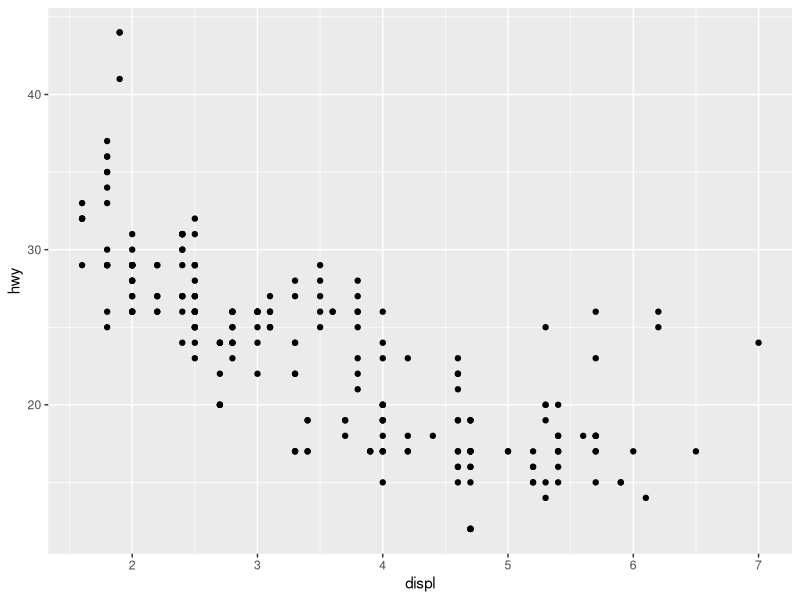
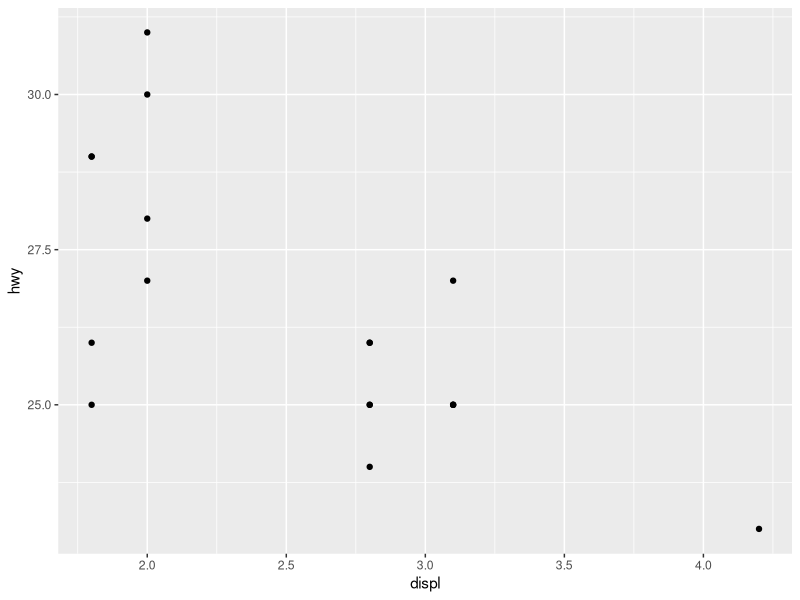
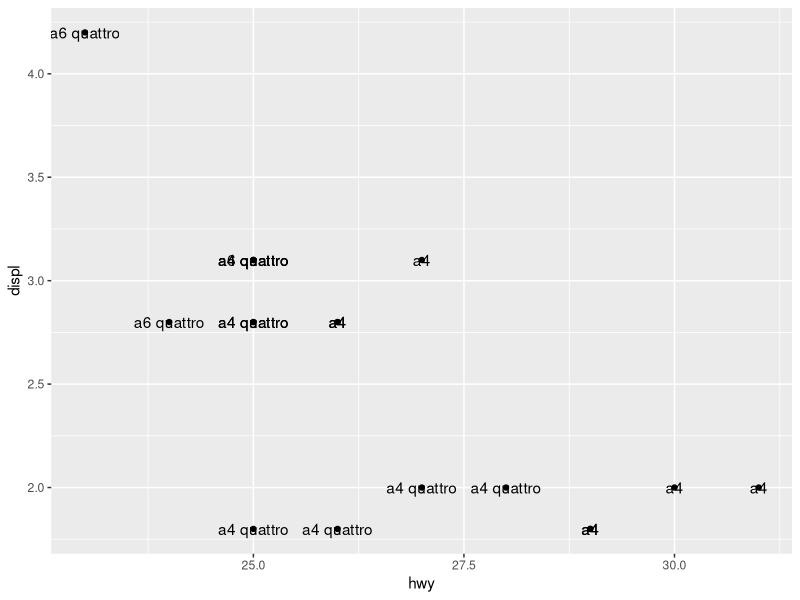
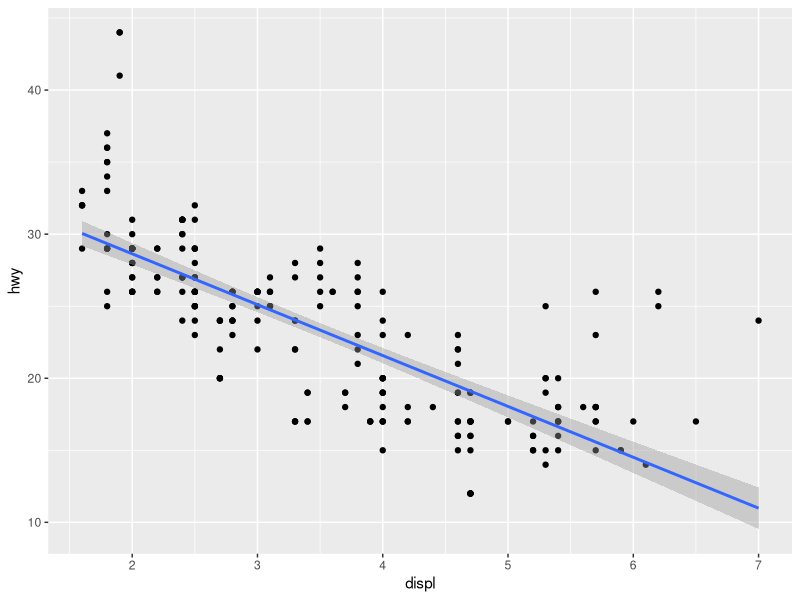
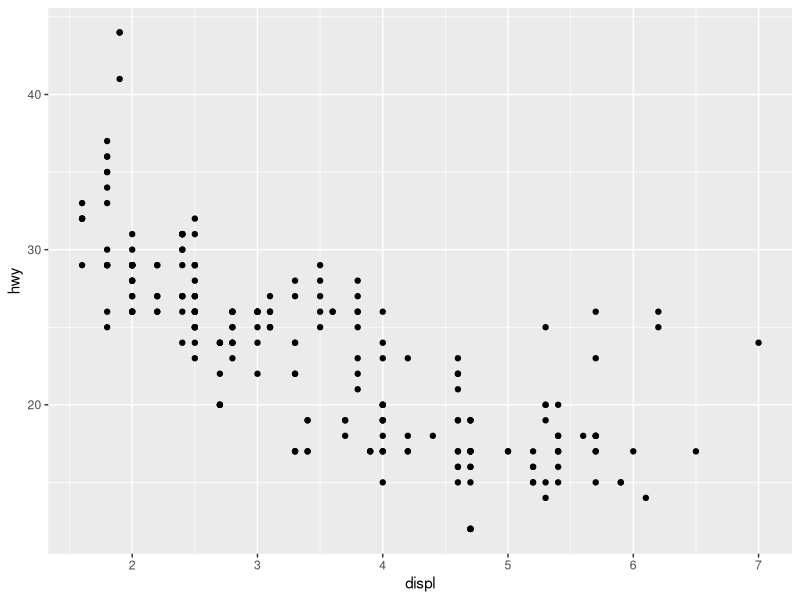
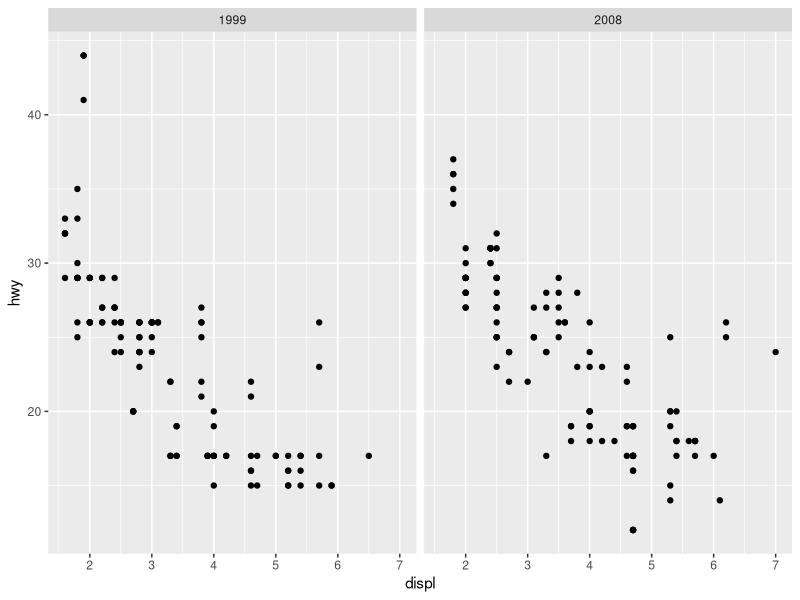
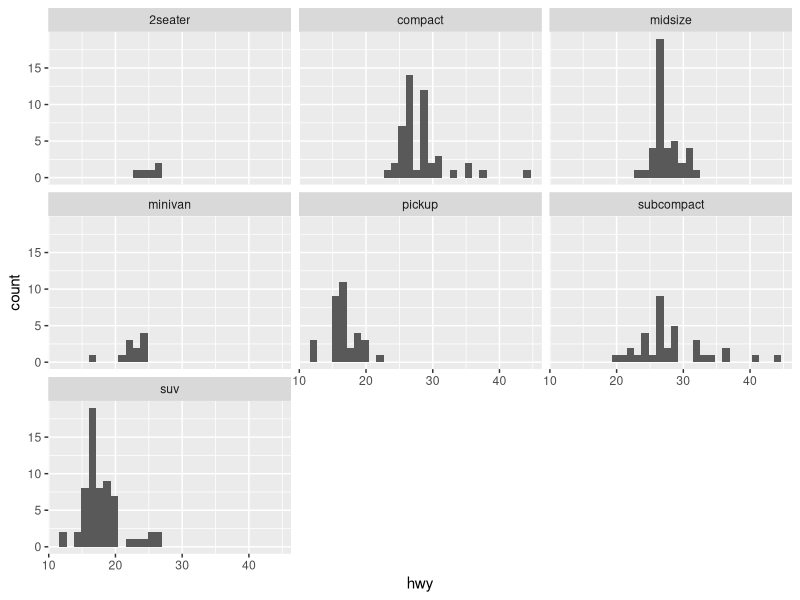
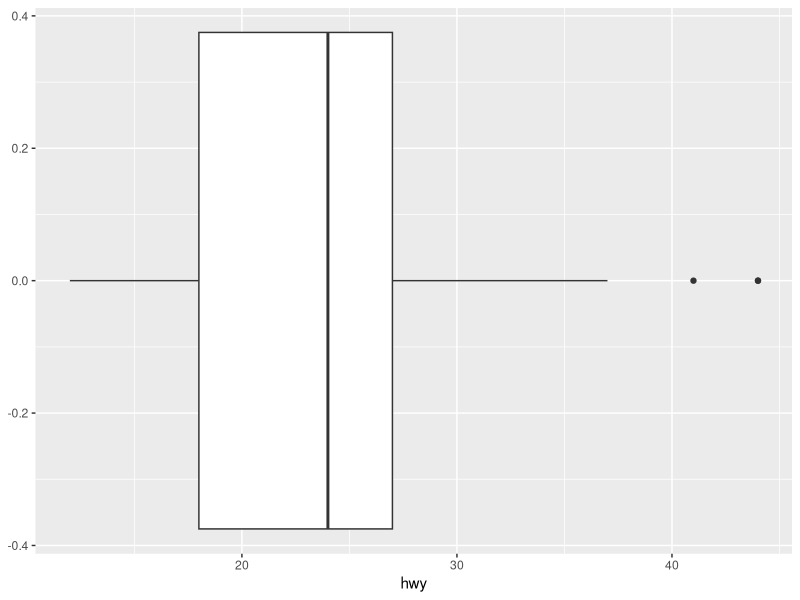

The R source for these figures, in order:
## ---- chunk 1
knitr::opts_chunk$set(echo = TRUE, error = TRUE)
## ---- chunk 2
library(tidyverse)
## ---- chunk 3
mpg
## ---- chunk 4
ggplot(data = mpg, aes(x = displ, y = hwy)) +
  geom_point()
## ---- chunk 5
audi = filter(mpg, manufacturer == 'audi')

ggplot(data = audi, aes(x = displ, y = hwy)) +
  geom_point()
## ---- chunk 6
ggplot(data = audi, aes(hwy, displ)) +
  geom_point() +
  geom_text(aes(label = model))
## ---- chunk 7
ggplot(data = mpg, aes(x = displ, y = hwy)) +
  geom_point() +
  geom_smooth(method = 'lm')
## ---- chunk 8
ggplot(data = mpg, aes(x = displ, y = hwy)) +
  geom_point()
## ---- chunk 9
ggplot(data = mpg, aes(x = displ, y = hwy)) +
  geom_point() +
  facet_wrap(~ year)
## ---- chunk 10
ggplot(data = mpg) +
  geom_histogram(aes(x = hwy)) +
  facet_wrap(~ class)
## ---- chunk 11
ggplot(data = mpg) +
  geom_boxplot(aes(x = hwy))
## ---- chunk 12
ggplot(data = mpg, aes(x = displ, y = hwy)) +
  geom_point() +
  theme_bw()
